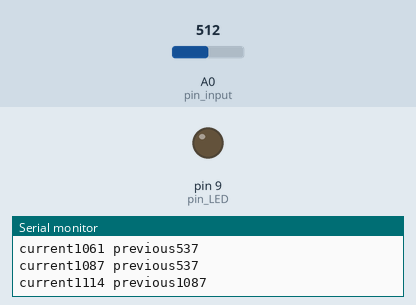
Recording of a sketch running on a simulated Arduino Uno, built with avr-gcc and run on an emulated ATmega328P. Shown: output pins drawn as LEDs (lit = HIGH), the last lines printed to the serial monitor. Dashed ring = blinking. The test bench sets the inputs (shaded band); at power-on: A0 (pin_input) = 512.

Above: at 1.2 s.
1.3 s: A0 (pin_input) set to 306
At 1.64 s:
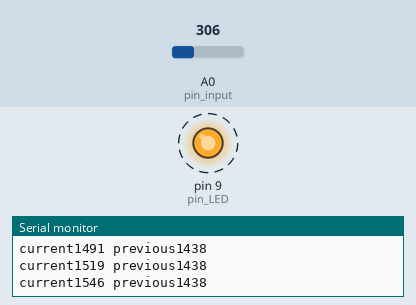
4.3 s: A0 (pin_input) set to 122
At 4.73 s:
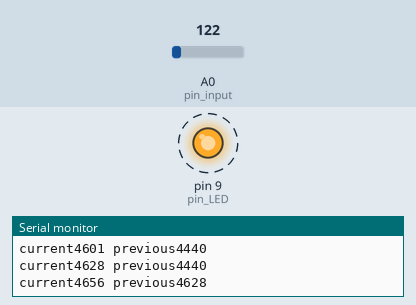
7.3 s: A0 (pin_input) set to 0
At 8.3 s:
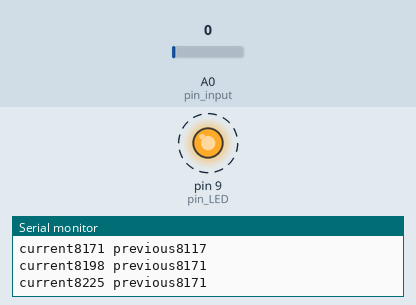
Timing chart, 0 to 16.3 s (numbered marks = the images above; inputs shaded):
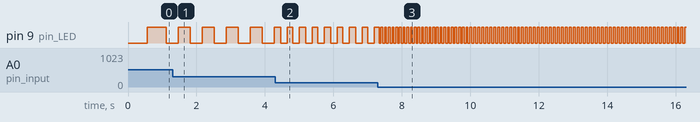

The sketch:

Blink_Speed.ino
```cpp
int pin_LED = 9;
unsigned long time_previous, time_current;
unsigned long interval = 1000;
bool LED_state = false;
int pin_input = A0;


void setup()
{
  Serial.begin(9600);
  pinMode(A0, INPUT);
  pinMode(pin_LED, OUTPUT);
  digitalWrite(pin_LED, LED_state);
  Serial.begin(9600);
  time_previous = millis();
}

void loop()
{
  time_current = millis();
  Serial.print(String("current") + time_current+ " ");
  Serial.println(String("previous") + time_previous);
  if(time_current - time_previous >= interval){
    time_previous = time_current;
    //Serial.println(time_previous);
    LED_state = !LED_state;
    digitalWrite(pin_LED, LED_state);
  }
  int adc = analogRead(pin_input);
  interval = map(adc, 0, 1023, 50, 1000);
}
```

Measured:
- after the input at 1.3 s, pin 9 (pin_LED): alternates HIGH for 0.35 s and LOW for 0.35 s, starting after 0.17 s
- after the input at 4.3 s, pin 9 (pin_LED): alternates HIGH for 0.16 s and LOW for 0.19 s, starting after 0.17 s
- after the input at 7.3 s, pin 9 (pin_LED): alternates HIGH for 0.06 s and LOW for 0.06 s, starting at once
